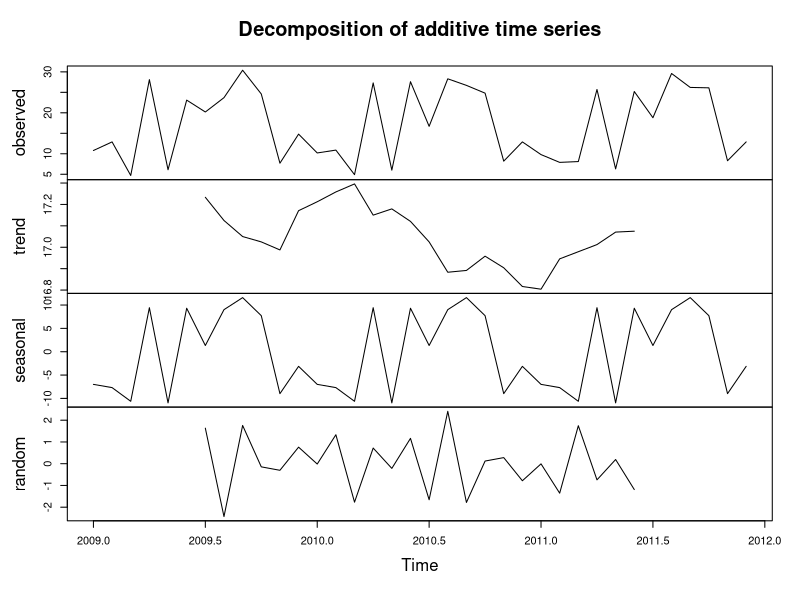
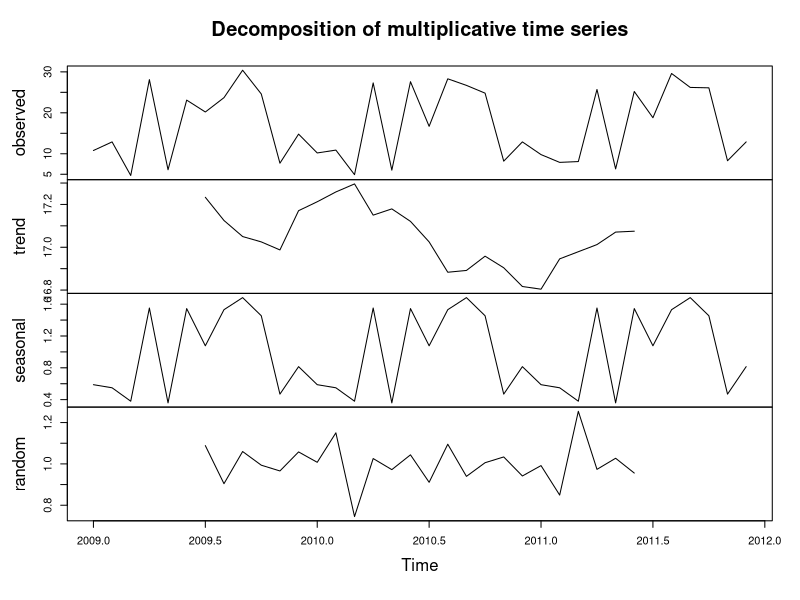

Source code (R) for these figures, in order:
# Zadanie.13
#
# Dostępny jest zbiór danych prezentujących liczbę małżeństw (v1). Prezentuje on dane za okres od stycznia
# 2009 do grudnia 2011. Dokonaj jego dekompozycji. Wybierz właściwy typ modelu wahań w czasie. Wykreśl
# wyniki. Odpowiedz na pytania:
#
# W których miesiącach jest najwyższy dodatni poziom wahań sezonowych, 
# a w których jest najniższy? Uzasadnij odpowiedź i zinterpretuj wyniki.
#  
# O ile procent w każdym miesiącu wskaźniki sezonowości odchylają się od średniej dla danego miesiąca?
#
# --------------------------------------------------------
# tu wpisz swój kod: 

v1 <-  c(10.8, 12.9, 4.7, 28.1, 6.1, 23.1, 20.2, 23.7, 30.4, 24.6, 7.7, 14.8,
         10.2, 10.9, 4.9, 27.3, 6.0, 27.6, 16.7, 28.3, 26.7, 24.8, 8.2, 12.9,
         9.8,  7.9, 8.1, 25.7, 6.3, 25.2, 18.8, 29.6, 26.2, 26.1, 8.3, 12.9)

# Dekompozycja szeregu czasowego
v1.ts <- ts(v1, start=c(2009,1), frequency=12) # podział wektora na time series po 12 elementów na rok
v1.decomp <- decompose(v1.ts, type="additive") # dekompozycja addytywna
plot(v1.decomp) # wykres dekompozycji addytywnej
v1.decomp <- decompose(v1.ts, type="multiplicative") # dekompozycja
plot(v1.decomp) # wykres dekompozycji multiplikatywnej








# WYBRAĆ METODĘ DEKOMPOZYCJI
# MULTIPLIKATYWNA BARDZIEJ ODPOWIEDNIA











str(v1.decomp) # struktura obiektu v1.decomp
# v1.decomp - wynik dekompozycji szeregu czasowego
v1.seasonal <- v1.decomp$seasonal
# Obliczenie średniej dla każdego miesiąca
v1.seasonal_mean <- tapply(v1.seasonal, cycle(v1.seasonal), mean) #tworzy tabelę z wartościami średnimi dla każdego miesiąca
print(v1.seasonal_mean) # wyświetla tabelę z wartościami średnimi dla każdego miesiąca
# Znalezienie miesiąca z najwyższym dodatnim poziomem wahań sezonowych
max_month <- which.max(v1.seasonal_mean)
# Znalezienie miesiąca z najniższym poziomem wahań sezonowych
min_month <- which.min(v1.seasonal_mean)
print(paste("Miesiąc z najwyższym dodatnim poziomem wahań sezonowych:", max_month))
print(paste("Miesiąc z najniższym poziomem wahań sezonowych:", min_month))


# Obliczenie odchylenia od średniej dla każdego miesiąca
print(v1.seasonal_mean) # wyświetla tabelę z wartościami średnimi dla każdego miesiąca
# Obliczenie procentowego odchylenia od średniej dla każdego miesiąca
v1.seasonal_mean_perc <- (v1.seasonal_mean - mean(v1.seasonal_mean)) / mean(v1.seasonal_mean) * 100
# wyświetla tabelę z wartościami procentowymi odchylenia od średniej dla każdego miesiąca z zaokrągleniem do 2 miejsc po przecinku
print(round(v1.seasonal_mean_perc),2) 
print(paste("Miesiąc z najwyższym dodatnim poziomem wahań sezonowych: ", max_month, "-", which.max(v1.seasonal_mean_perc), "%"))
print(paste("Miesiąc z najniższym poziomem wahań sezonowych: ", min_month, "-", which.min(v1.seasonal_mean_perc), "%"))



